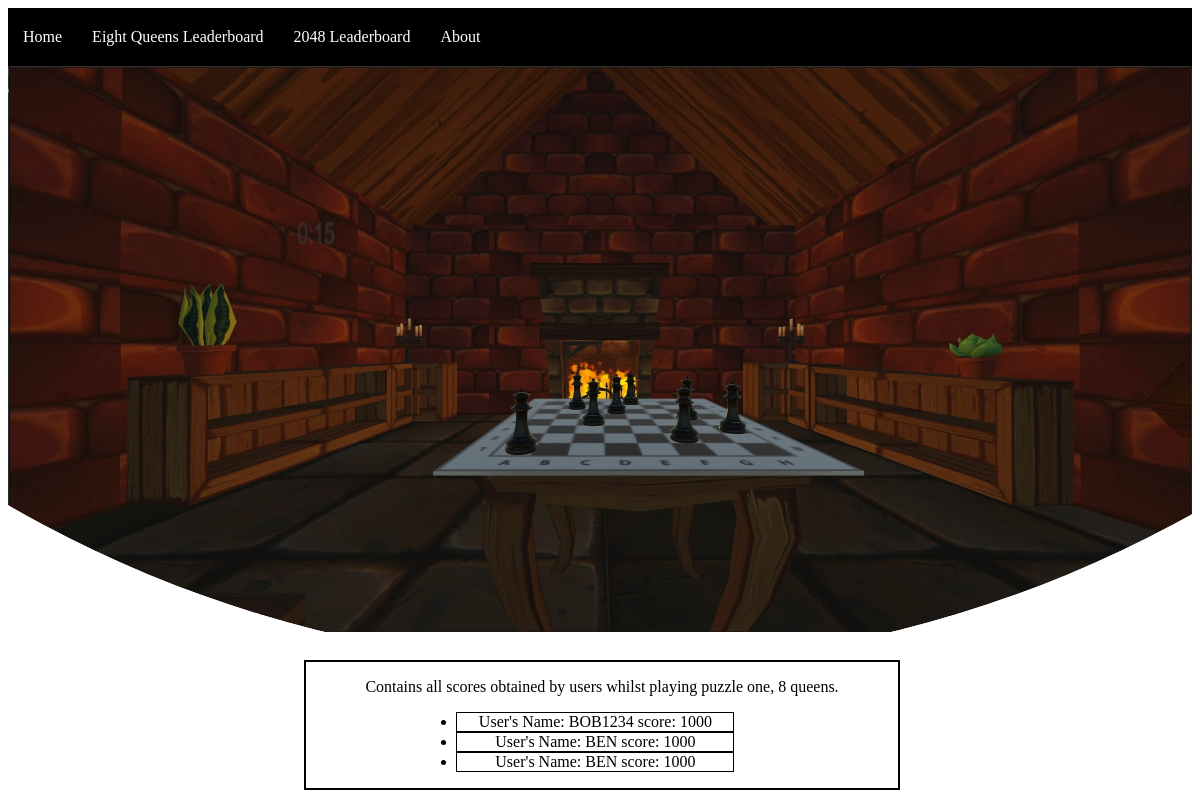
Page /eightQueensLeader/ on the earlier database version.
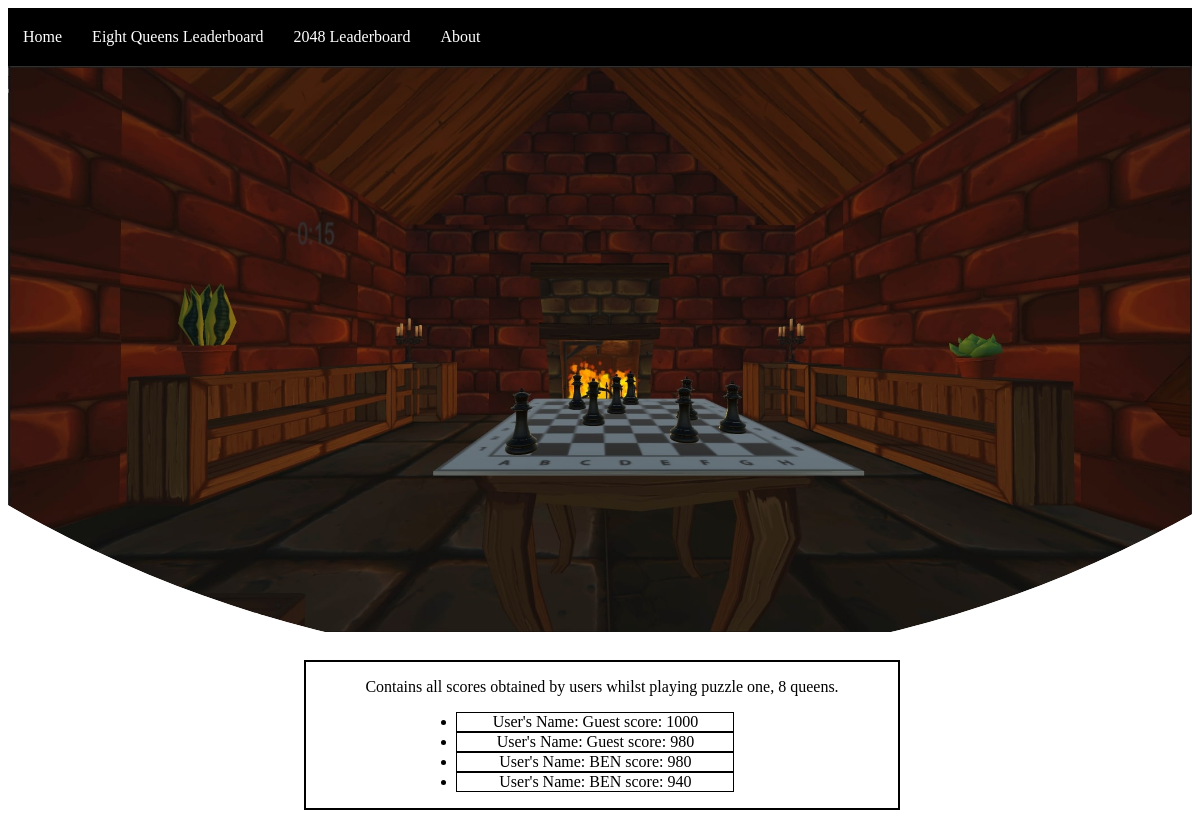
Same page on the later database version.
### DSPWebApp/models.py (models this page shows)
class ScoreDataPuzzleOne(models.Model):
    userName = models.CharField(max_length=200)
    score = models.IntegerField()
    def __str__(self):
        return "User's Name: " + self.userName + " score: " + str(self.score)

### DSPWebApp/views.py (the view)
# urls.py: path('eightQueensLeader/', views.eightQueensLeader, name='eightQueensLeader'),
def eightQueensLeader(request):
    allRecords = ScoreDataPuzzleOne.objects.all()#gets database table (Database query)
    sortedRecords = sorted(allRecords, key=lambda ScoreDataPuzzleOne:ScoreDataPuzzleOne.score,reverse=True)
    return render(request, 'eightqueensleader.html', {'all_records' : sortedRecords})

### DSPWebApp/templates/eightqueensleader.html (shortened to what this page needs)
{% load static %}
<!DOCTYPE html>
<html lang = "en">
<head>
    <link rel="stylesheet" href="{% static 'css/generalcss.css' %}">
    <link rel="stylesheet" href="{% static 'css/eightqueensleadercss.css' %}">
</head>
<body>
    <ul class="navBar">
        <li class="button"><a class="linkToPage" href={% url 'home' %}>Home</a></li>
        <li class="button"><a class="linkToPage" href={% url 'eightQueensLeader' %}>Eight Queens Leaderboard</a></li>
        <li class="button"><a class="linkToPage" href={% url '2048Leader' %}>2048 Leaderboard</a></li>
        <li class="button"><a class="linkToPage" href={% url 'aboutPage' %}>About</a></li>
    </ul>
    <div class="container">
        <img class="imageBannereight" src="{% static 'images/eightQueens.jpg' %}" alt="image" />
    </div>
    <div class="table">
        <p>Contains all scores obtained by users whilst playing puzzle one, 8 queens.</p>
    <ul>
    {%for scores in all_records%}
    <div class="listElement"><li>{{ scores }}</li></div>
    {% endfor %}
    </ul>
    </div>
</body>
</html>

Differences in the rows shown:
changed ScoreDataPuzzleOne: userName+score "User's Name: BOB1234 score: 1000" → "User's Name: Guest score: 1000"
changed ScoreDataPuzzleOne: userName+score "User's Name: BEN score: 1000" → "User's Name: Guest score: 980"
added ScoreDataPuzzleOne: userName+score "User's Name: BEN score: 980"
changed ScoreDataPuzzleOne: userName+score "User's Name: BEN score: 1000" → "User's Name: BEN score: 940"
